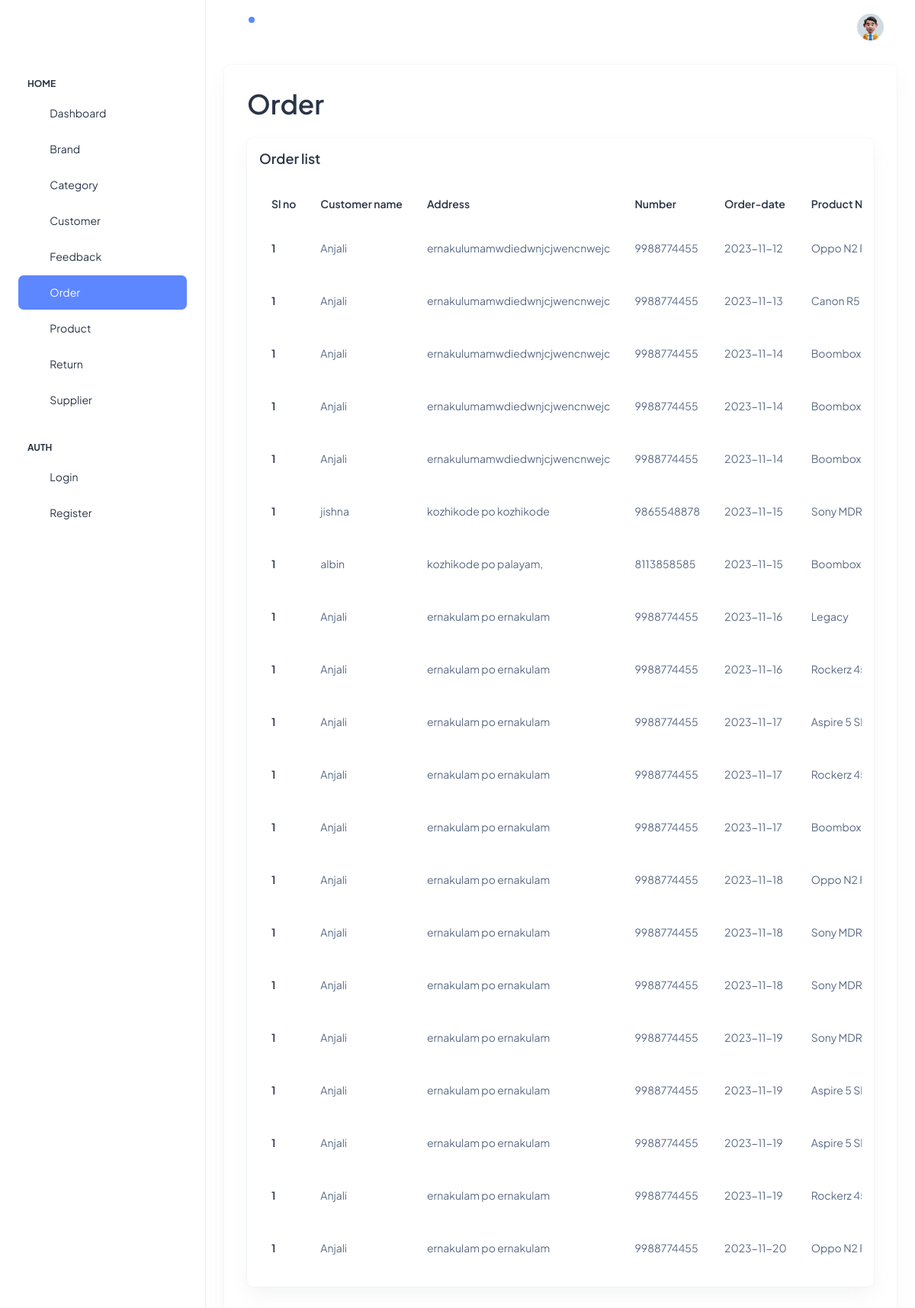
Page /Admin/pages/admin-order.php (signed in) on the committed database.
### tables this page shows
CREATE TABLE `p_order` (
  `order_id` int(11) NOT NULL,
  `brand_id` int(11) NOT NULL,
  `brand_name` varchar(100) NOT NULL,
  `category_id` int(11) NOT NULL,
  `category_name` varchar(100) NOT NULL,
  `product_id` int(11) NOT NULL,
  `product_name` varchar(100) NOT NULL,
  `product_photo` varchar(100) NOT NULL,
  `product_quantity` int(11) NOT NULL,
  `product_price` int(11) NOT NULL,
  `customer_id` int(11) NOT NULL,
  `customer_name` varchar(100) NOT NULL,
  `customer_phno` varchar(100) NOT NULL,
  `customer_address` varchar(100) NOT NULL,
  `customer_city` varchar(100) NOT NULL,
  `customer_email` varchar(100) NOT NULL,
  `customer_pincode` int(100) NOT NULL,
  `customer_state` varchar(100) NOT NULL,
  `payment_method` varchar(100) NOT NULL,
  `order_date` date NOT NULL
);

### Admin/pages/admin-order.php (the view, shortened to what this page needs)
<?php
 include './connect.php';
?>
<!doctype html>
<html lang="en">
<head>
  <link rel="stylesheet" href="../css/styles.min.css" />
</head>
<body>
  <div class="page-wrapper" id="main-wrapper" data-layout="vertical" data-navbarbg="skin6" data-sidebartype="full"
    data-sidebar-position="fixed" data-header-position="fixed">
<?php
  include './topbar.php';
?>
      <div class="container-fluid">
        <div class="card">
          <div class="card-body">
            <h1 class="fw-semibold mb-4">Order</h1>
<div class="card w-100">
  <div class="card-body p-3">
    <h5 class="card-title fw-semibold mb-4">Order list</h5>
    <div class="table-responsive">
      <table class="table text-nowrap mb-0 align-middle">
        <thead class="text-dark fs-4">
          <tr>
            <th class="border-bottom-0">
              <h6 class="fw-semibold mb-0">Sl no</h6>
            </th>
            <th class="border-bottom-0">
              <h6 class="fw-semibold mb-0">Customer name</h6>
            </th>
            <th class="border-bottom-0">
              <h6 class="fw-semibold mb-0">Address</h6>
            </th>
            <th class="border-bottom-0">
              <h6 class="fw-semibold mb-0">Number</h6>
            </th>
            <th class="border-bottom-0">
              <h6 class="fw-semibold mb-0">Order-date</h6>
            </th>
            <th class="border-bottom-0">
              <h6 class="fw-semibold mb-0">Product Name</h6>
            </th>
          </tr>
        </thead>
<?php
$sql=mysqli_query($conn,"SELECT * FROM p_order ORDER BY order_id ");
while($row=mysqli_fetch_assoc($sql))
{
    $or_cu_name=$row['customer_name'];
    $or_address=$row['customer_address'];
    $or_no=$row['customer_phno'];
    $or_pro=$row['product_name'];
    $or_date=$row['order_date'];
?>
        <tbody>
          <tr>
            <td class="border-bottom-0"><h6 class="fw-semibold mb-0">1</h6></td>
            <td class="border-bottom-0">
              <p class="mb-0 fw-normal"><?php echo $or_cu_name; ?></p>
            </td>
            <td class="border-bottom-0">
              <p class="mb-0 fw-normal"><?php echo $or_address; ?></p>
            </td>
            <td class="border-bottom-0">
              <p class="mb-0 fw-normal"><?php echo $or_no; ?></p>
            </td>
            <td class="border-bottom-0">
              <p class="mb-0 fw-normal"><?php echo $or_date; ?></p>
            </td>
            <td class="border-bottom-0">
              <p class="mb-0 fw-normal"><?php echo $or_pro; ?></p>
            </td>
          </tr>
        </tbody>
<?php
}
?>
      </table>
    </div>
  </div>
</div>
          </div>
        </div>
      </div>
    </div>
  </div>
</body>
</html>

### rows in the picture
p_order: customer_name "Anjali", customer_address "ernakulumamwdiedwnjcjwencnwejc", customer_phno "9988774455", order_date "2023-11-12", product_name "Oppo N2…"
p_order: customer_name "Anjali", customer_address "ernakulumamwdiedwnjcjwencnwejc", customer_phno "9988774455", order_date "2023-11-13", product_name "Canon R5"
p_order: customer_name "Anjali", customer_address "ernakulumamwdiedwnjcjwencnwejc", customer_phno "9988774455", order_date "2023-11-14", product_name "Boombox…"
p_order: customer_name "Anjali", customer_address "ernakulumamwdiedwnjcjwencnwejc", customer_phno "9988774455", order_date "2023-11-14", product_name "Boombox…"
p_order: customer_name "Anjali", customer_address "ernakulumamwdiedwnjcjwencnwejc", customer_phno "9988774455", order_date "2023-11-14", product_name "Boombox…"
p_order: customer_name "jishna", customer_address "kozhikode po kozhikode", customer_phno "9865548878", order_date "2023-11-15", product_name "Sony MDR…"
p_order: customer_name "albin", customer_address "kozhikode po palayam,", customer_phno "8113858585", order_date "2023-11-15", product_name "Boombox…"
p_order: customer_name "Anjali", customer_address "ernakulam po ernakulam", customer_phno "9988774455", order_date "2023-11-16", product_name "Legacy"
p_order: customer_name "Anjali", customer_address "ernakulam po ernakulam", customer_phno "9988774455", order_date "2023-11-16", product_name "Rockerz…"
p_order: customer_name "Anjali", customer_address "ernakulam po ernakulam", customer_phno "9988774455", order_date "2023-11-17", product_name "Aspire 5…"
p_order: customer_name "Anjali", customer_address "ernakulam po ernakulam", customer_phno "9988774455", order_date "2023-11-17", product_name "Rockerz…"
p_order: customer_name "Anjali", customer_address "ernakulam po ernakulam", customer_phno "9988774455", order_date "2023-11-17", product_name "Boombox…"
p_order: customer_name "Anjali", customer_address "ernakulam po ernakulam", customer_phno "9988774455", order_date "2023-11-18", product_name "Oppo N2…"
p_order: customer_name "Anjali", customer_address "ernakulam po ernakulam", customer_phno "9988774455", order_date "2023-11-18", product_name "Sony MDR…"
p_order: customer_name "Anjali", customer_address "ernakulam po ernakulam", customer_phno "9988774455", order_date "2023-11-18", product_name "Sony MDR…"
p_order: customer_name "Anjali", customer_address "ernakulam po ernakulam", customer_phno "9988774455", order_date "2023-11-19", product_name "Sony MDR…"
p_order: customer_name "Anjali", customer_address "ernakulam po ernakulam", customer_phno "9988774455", order_date "2023-11-19", product_name "Aspire 5…"
p_order: customer_name "Anjali", customer_address "ernakulam po ernakulam", customer_phno "9988774455", order_date "2023-11-19", product_name "Aspire 5…"
p_order: customer_name "Anjali", customer_address "ernakulam po ernakulam", customer_phno "9988774455", order_date "2023-11-19", product_name "Rockerz…"
p_order: customer_name "Anjali", customer_address "ernakulam po ernakulam", customer_phno "9988774455", order_date "2023-11-20", product_name "Oppo N2…"
